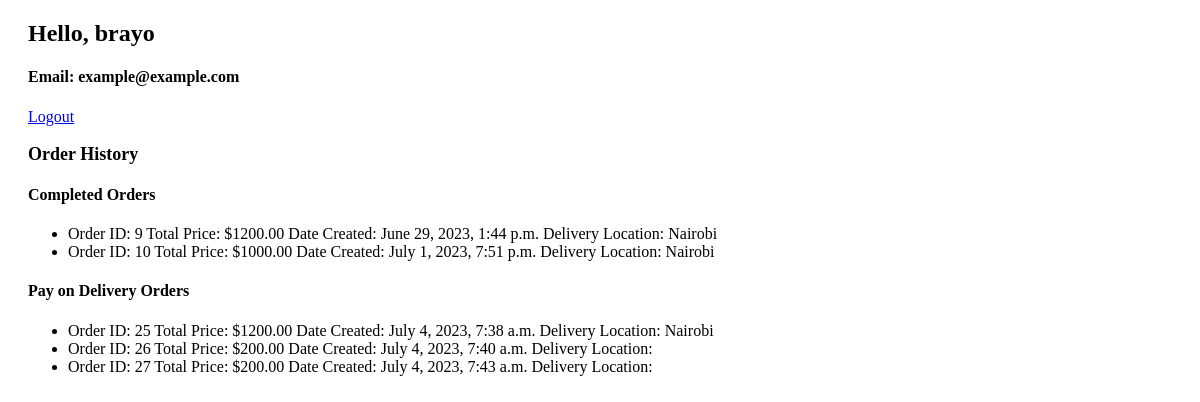
Screenshot of /profile (signed in) with the database file from the repository.
### store/models.py (models this page shows, shortened)
class UserProfile(models.Model):
    user = models.OneToOneField(User, on_delete=models.CASCADE)
    phone_number = models.CharField(max_length=20)
    email = models.EmailField(default='example@example.com')
    profile_picture = models.ImageField(upload_to='profile_pictures', blank=True, null=True)
    updated = models.DateTimeField(auto_now=True)
    created = models.DateTimeField(auto_now_add=True)

class Order(models.Model):
    PAYMENT_CHOICES = (
        ('online', 'Online Payment'),
        ('delivery', 'Pay on Delivery'),
    )
    user = models.ForeignKey(User, on_delete=models.CASCADE)
    total_price = models.DecimalField(max_digits=8, decimal_places=2)
    created_at = models.DateTimeField(auto_now_add=True)
    products = models.ManyToManyField(Product)
    payment_method = models.CharField(max_length=20, choices=PAYMENT_CHOICES, default='online')
    delivery_location = models.CharField(max_length=50)

### store/views.py (the view)
# urls.py: path("profile", profile, name="profile"),
@login_required(login_url='store:login')
def profile(request):
    user = request.user
    try:
        profile = UserProfile.objects.get(user=user)
    except UserProfile.DoesNotExist:
        profile = None
    completed_orders = Order.objects.filter(user=user, payment_method='online')
    pay_on_delivery_orders = Order.objects.filter(user=user, payment_method='delivery')
    context = {
        'user': user,
        'profile': profile,
        'completed_orders':completed_orders,
        'pay_on_delivery_orders':pay_on_delivery_orders
    }
    return render(request, 'profile.html', context)

### templates/profile.html (shortened to what this page needs)
{% extends 'base.html' %}
{% load static %}
{% block content %}
<link rel="stylesheet" href="{% static 'styles/profile_style.css' %}">
<div class="profile-container">
    <div class="profile-header">
        <h2 class="profile-name">Hello, {{ profile.user }}</h2>
        <h4 class="profile-email">Email: {{ profile.email }}</h4>
        <a href="{% url 'store:logout' %}" class="logout-button">Logout</a>
    </div>
    <div class="profile-orders">
        <h3 class="section-heading">Order History</h3>
        <div class="order-card">
            <h4 class="card-title">Completed Orders</h4>
            <ul class="order-list">
                {% for order in completed_orders %}
                <li class="order-item">
                    <div class="order-info">
                        <span class="order-id">Order ID: {{ order.id }}</span>
                        <span class="order-price">Total Price: ${{ order.total_price }}</span>
                        <span class="order-date">Date Created: {{ order.created_at }}</span>
                        <span class="order-location">Delivery Location: {{ order.delivery_location }}</span>
                    </div>
                </li>
                {% endfor %}
            </ul>
        </div>
        <div class="order-card">
            <h4 class="card-title">Pay on Delivery Orders</h4>
            <ul class="order-list">
                {% for order in pay_on_delivery_orders %}
                <li class="order-item">
                    <div class="order-info">
                        <span class="order-id">Order ID: {{ order.id }}</span>
                        <span class="order-price">Total Price: ${{ order.total_price }}</span>
                        <span class="order-date">Date Created: {{ order.created_at }}</span>
                        <span class="order-location">Delivery Location: {{ order.delivery_location }}</span>
                    </div>
                </li>
                {% endfor %}
            </ul>
        </div>
    </div>
</div>
{% endblock %}

### static/styles/profile_style.css (style rules this page uses)
.profile-container { margin: 20px; }
h2 { font-size: 24px; margin-bottom: 10px; }
h3 { font-size: 18px; margin-bottom: 5px; }

### rows the page displays
UserProfile: user "brayo", email "example@example.com"
Order: id "9", total_price "1200.00", created_at "June 29, 2023, 1:44 p.m.", delivery_location "Nairobi"
Order: id "10", total_price "1000.00", created_at "July 1, 2023, 7:51 p.m.", delivery_location "Nairobi"
Order: id "25", total_price "1200.00", created_at "July 4, 2023, 7:38 a.m.", delivery_location "Nairobi"
Order: id "26", total_price "200.00", created_at "July 4, 2023, 7:40 a.m."
Order: id "27", total_price "200.00", created_at "July 4, 2023, 7:43 a.m."
